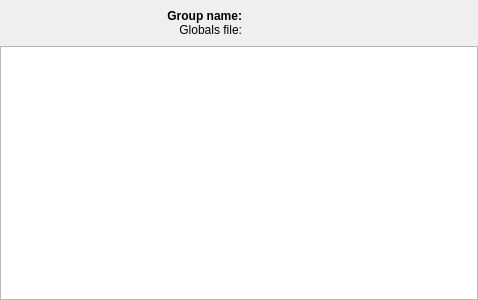
<?xml version="1.0" encoding="UTF-8"?>
<ui version="4.0">
 <class>Form</class>
 <widget class="QWidget" name="Form">
  <property name="geometry">
   <rect>
    <x>0</x>
    <y>0</y>
    <width>478</width>
    <height>300</height>
   </rect>
  </property>
  <property name="windowTitle">
   <string>Form</string>
  </property>
  <layout class="QVBoxLayout" name="verticalLayout_2">
   <property name="spacing">
    <number>0</number>
   </property>
   <property name="leftMargin">
    <number>0</number>
   </property>
   <property name="topMargin">
    <number>0</number>
   </property>
   <property name="rightMargin">
    <number>0</number>
   </property>
   <property name="bottomMargin">
    <number>0</number>
   </property>
   <item>
    <layout class="QGridLayout" name="gridLayout">
     <property name="horizontalSpacing">
      <number>12</number>
     </property>
     <property name="leftMargin">
      <number>27</number>
     </property>
     <property name="topMargin">
      <number>9</number>
     </property>
     <property name="rightMargin">
      <number>9</number>
     </property>
     <property name="bottomMargin">
      <number>9</number>
     </property>
     <item row="0" column="0">
      <widget class="QLabel" name="label">
       <property name="text">
        <string>&lt;html&gt;&lt;head/&gt;&lt;body&gt;&lt;p&gt;&lt;span style=&quot; font-weight:600;&quot;&gt;Group name:&lt;/span&gt;&lt;/p&gt;&lt;/body&gt;&lt;/html&gt;</string>
       </property>
       <property name="textFormat">
        <enum>Qt::RichText</enum>
       </property>
       <property name="scaledContents">
        <bool>false</bool>
       </property>
       <property name="alignment">
        <set>Qt::AlignRight|Qt::AlignTrailing|Qt::AlignVCenter</set>
       </property>
      </widget>
     </item>
     <item row="0" column="1">
      <widget class="QLabel" name="label_group_name">
       <property name="text">
        <string>&lt;group_name&gt;</string>
       </property>
      </widget>
     </item>
     <item row="1" column="0">
      <widget class="QLabel" name="label_2">
       <property name="text">
        <string>&lt;html&gt;&lt;head/&gt;&lt;body&gt;&lt;p&gt;&lt;span style=&quot; font-weight:600;&quot;&gt;Globals file:&lt;/span&gt;&lt;/p&gt;&lt;/body&gt;&lt;/html&gt;</string>
       </property>
       <property name="textFormat">
        <enum>Qt::RichText</enum>
       </property>
       <property name="scaledContents">
        <bool>false</bool>
       </property>
       <property name="alignment">
        <set>Qt::AlignRight|Qt::AlignTrailing|Qt::AlignVCenter</set>
       </property>
      </widget>
     </item>
     <item row="1" column="1">
      <widget class="QLabel" name="label_globals_file">
       <property name="text">
        <string>&lt;globals_file&gt;</string>
       </property>
      </widget>
     </item>
    </layout>
   </item>
   <item>
    <widget class="TableView" name="tableView_globals">
     <property name="styleSheet">
      <string notr="true"/>
     </property>
     <property name="alternatingRowColors">
      <bool>true</bool>
     </property>
    </widget>
   </item>
  </layout>
 </widget>
 <customwidgets>
  <customwidget>
   <class>TableView</class>
   <extends>QTableView</extends>
   <header>qtutils/widgets.h</header>
  </customwidget>
 </customwidgets>
 <resources/>
 <connections/>
</ui>
